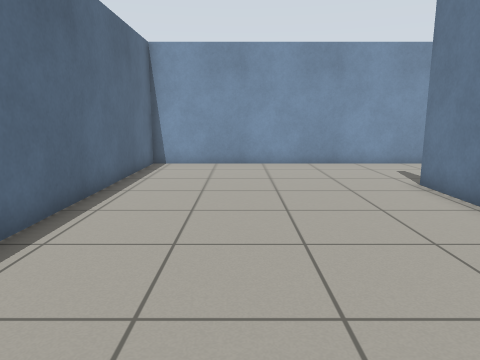
[1] (above)

16 first-person views from a walk through a world built for the Gazebo simulator. The camera is 0.94 m above the floor, tilts 10° down and sees 70° across. The floor is counted in squares, 0.5 m on a side. Each view is taken from the middle of a square. On the plan, view 1 faces up. The plan holds only what a view shows up to about 17 squares ahead; the rest is blank. The place goes on beyond the plan. The robots in the file are not drawn.

[2]
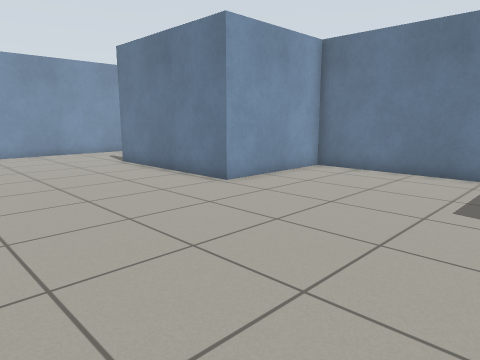

[3]
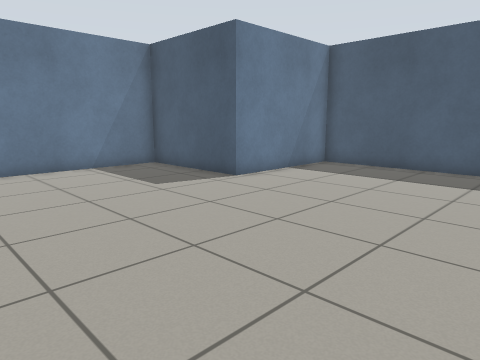

[4]
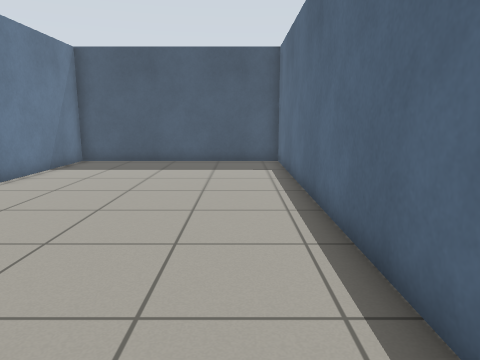

[5]
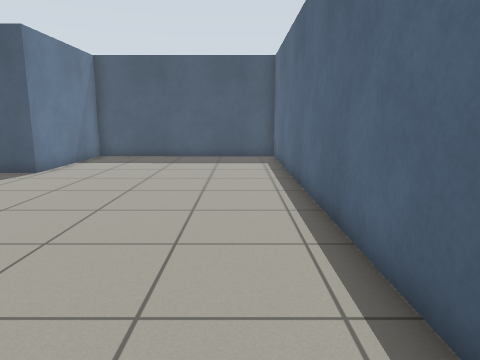

[6]
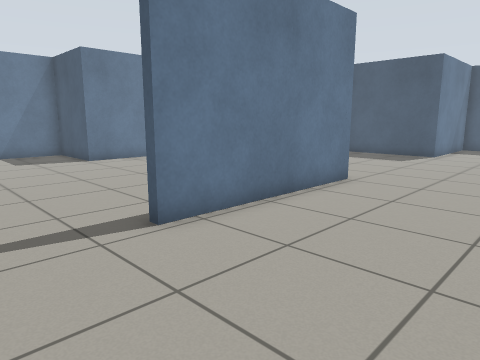

[7]
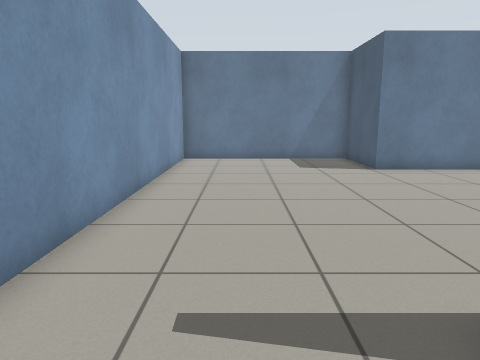

[8]
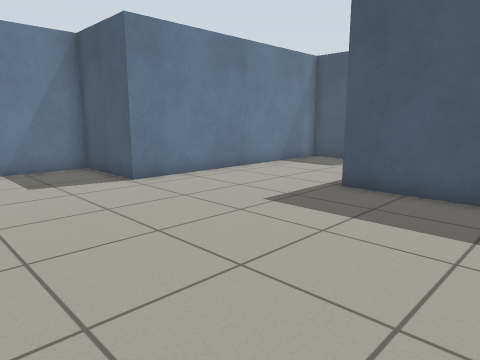

[9]
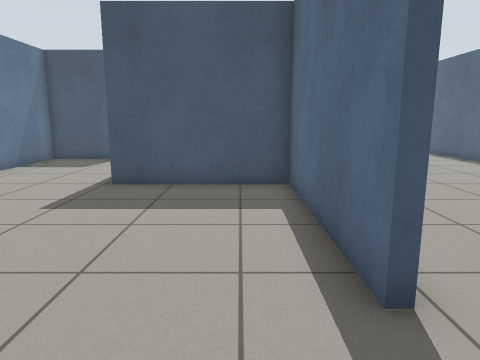

[10]
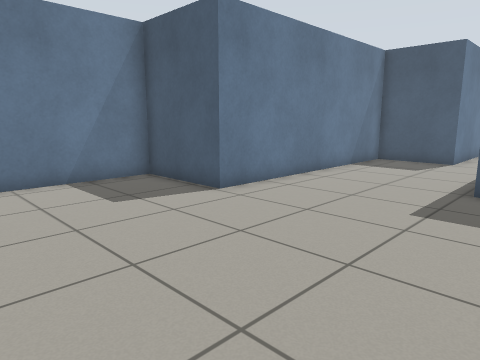

[11]
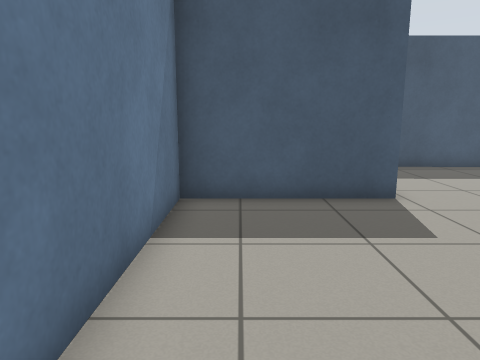

[12]
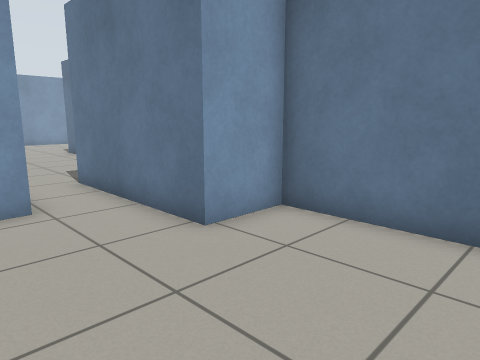

[13]
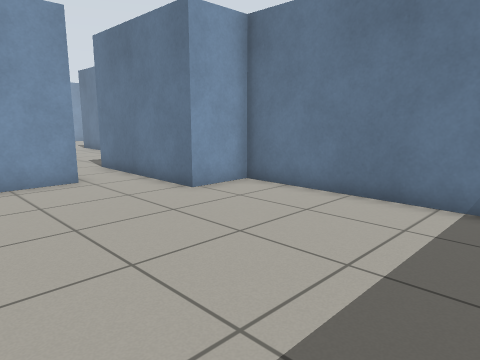

[14]
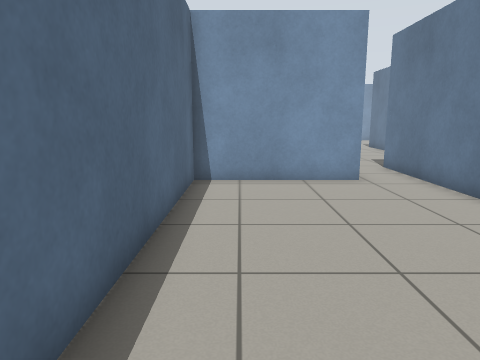

[15]
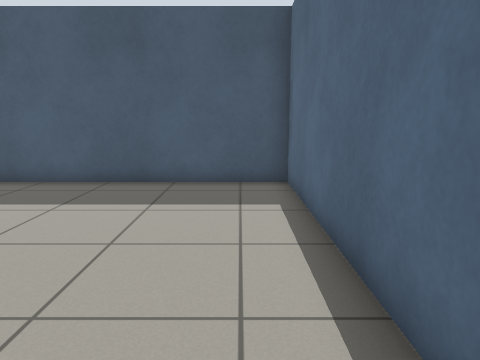

[16]
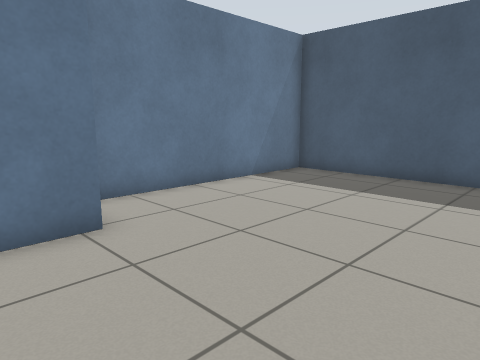

### Floor plan
Points are (right, up) in squares from view 1. A wall is a line through its corners. A room is listed if a view was taken in it or the views show most of it. See-through windows are left out.
Room 1 (views 1, 2, 3, 4, 5, 6, 7, 11)
walls: (4.4, 14.7) (-3.8, 14.7) (-3.8, -11.7) (5.2, -11.7) (5.2, -6.1) (10.4, -6.1) (10.4, 2.8) (5.2, 2.8) (5.2, 9.8)
ways out: opening at (5.5, 12.5) to room 2
Room 2 (views 8, 9, 10)
walls: (5.2, 9.8) (5.5, 9.8) (5.5, 3.1) (10.8, 3.1); (12.8, -6.4) (12.8, -3.4) (15.9, -3.4) (15.9, 6.8) (19.6, 6.8) (19.6, 14.7) (4.4, 14.7)
ways out: opening at (5.5, 12.5) to room 1; opening at (12, -6) to room 3
Room 3 (views 12, 13, 14, 15, 16)
walls: (10.9, -6.4) (5.5, -6.4) (5.5, -18.3) (15, -18.3) (15, -9.4) (12.8, -9.4) (12.8, -6.4)
ways out: opening at (12, -6) to room 2

Where each view was taken, in squares from view 1:
view 1: 0 up, 0 right, facing up
view 2: 5 down, 2 left, facing up-right
view 3: 2 up, 3 left, facing down-right
view 4: 4 up, 2 left, facing down
view 5: 6 up, 2 left, facing down
view 6: 13 up, 0 right, facing down-right
view 7: 12 up, 3 right, facing right
view 8: 12 up, 6 right, facing down-right
view 9: 13 up, 7 right, facing down
view 10: 13 up, 9 right, facing down-right
view 11: 2 up, 9 right, facing down
view 12: 14 down, 9 right, facing up-right
view 13: 17 down, 7 right, facing up-right
view 14: 17 down, 7 right, facing up
view 15: 8 down, 7 right, facing down
view 16: 7 down, 7 right, facing down-right
